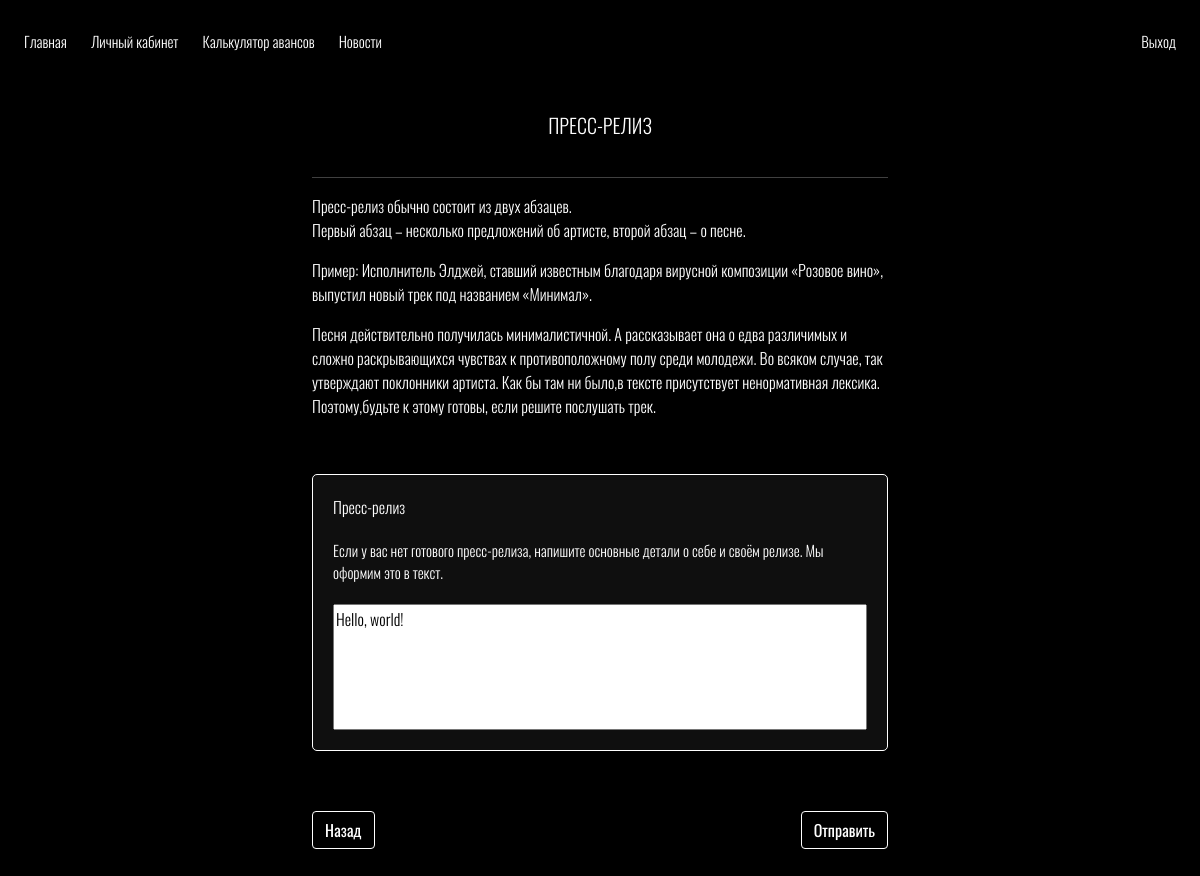
Page /marketing/press_release/ (signed in) on the earlier database version.
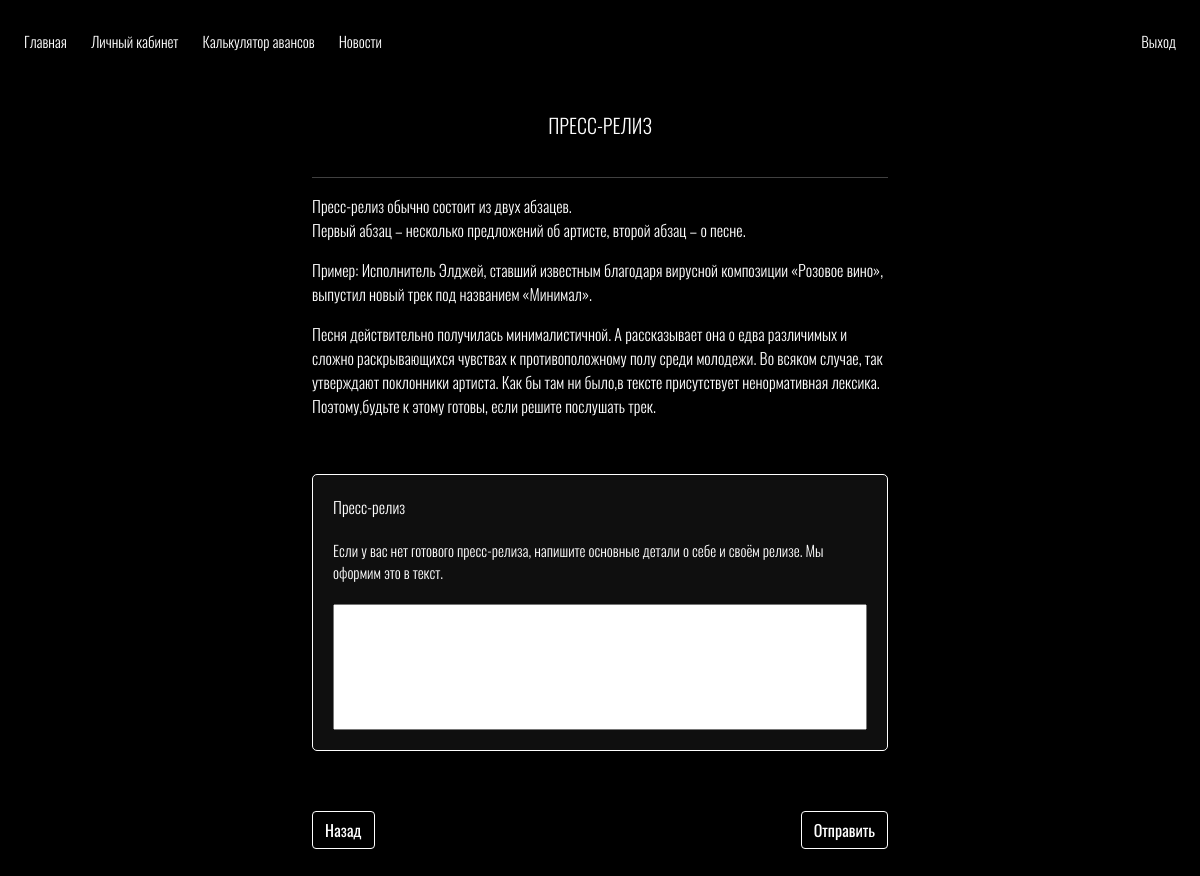
Same page on the later database version.
### marketing/models.py (models this page shows)
class PressRelease(models.Model):
    press_release = models.TextField(verbose_name='Пресс-релиз')
    user = models.ForeignKey(User, on_delete=models.CASCADE, null=True)

### marketing/views.py (the view, shortened to what this page needs)
# urls.py: path('press_release/', PressReleaseView.as_view(), name = 'press_release'),
class PressReleaseView(LoginRequiredMixin, FormView):
    template_name = 'marketing/press_release.html'
    form_class = PressReleaseForm
    form_title = 'Пресс-релиз'
    form_description = '<p>Пресс-релиз обычно состоит из двух абзацев.<br> Первый абзац – несколько предложений об артисте, второй абзац – о песне.</p> <p>Пример: Исполнитель Элджей, ставший известным благодаря вирусной композиции «Розовое вино», выпустил новый трек под названием «Минимал».</p> <p>Песня действительно получилась минималистичной. А рассказывает она о едва различимых и сложно раскрывающихся чувствах к противоположному полу среди молодежи. Во всяком случае, так утверждают поклонники артиста. Как бы там ни было,в тексте присутствует ненормативная лексика. Поэтому,будьте к этому готовы, если решите послушать трек.</p>'
    def get(self, request, *args, **kwargs):
        user = User.objects.get(username = request.user)
        objects = PressRelease.objects.filter(user_id = user.id).values()
        if len(objects) != 0:
            for item in objects:
                data = item
            data['user'] = user
            form = self.form_class(initial = data)
        else:
            form = self.form_class(initial = {'user': user})
        return render(request, self.template_name, {'form': form, 'form_title': self.form_title, 'form_description': self.form_description})

### marketing/forms.py
class PressReleaseForm(ModelForm):
    class Meta:
        model = PressRelease
        fields = '__all__'
        widgets = {
            'user': HiddenInput,
            'press_release': Textarea(attrs={'rows': 5})
        }
        help_texts = {
            'press_release': 'Если у вас нет готового пресс-релиза, напишите основные детали о себе и своём релизе. Мы оформим это в текст.',
        }

### marketing/templates/marketing/press_release.html (shortened to what this page needs)
{% extends 'base.html' %}
{% load static %}
{% block header %}
{% include '_nav.html' %}
{% endblock %}
{% block body %}
<div class="container-xxl !direction !spacing">
    <div class="row ${1| ,row-cols-2,row-cols-3, auto,justify-content-md-center,|}">
        <div class="col-md-6 col-sm-8 col-10 release-header">
            <h5>{{ form_title }}</h5><hr>
            {% autoescape off %}
            <p>{{ form_description }}</p>
            {% endautoescape %}
        </div>
    </div>
    <form method="POST" action="" novalidate enctype="multipart/form-data">
        <div class="row ${1| ,row-cols-2,row-cols-3, auto,justify-content-md-center,|}">
            <div class="col-md-6 col-sm-8 col-10 release-form">
                {% for item in form.visible_fields %}
                    <div>
                        <p>{{ item.label }}</p>
                        {% autoescape off %}
                        <p style="font-size: 15px;">{{ item.help_text }}</p>
                        {% endautoescape %}
                        <p>{{ item }}</p>
                    </div>
                {% endfor %}
            </div>
        </div>
        <div class="row ${1| ,row-cols-2,row-cols-3, auto,justify-content-md-center,|}">
            <div class="col-md-6 col-sm-8 col-10 release-button">
                <button class="btn button" type="button" onclick="history.back();">Назад</button>
                <button class="btn button" type="submit">Отправить</button>
            </div>
        </div>
    </form>
</div>
{% endblock %}

Differences in the rows shown:
removed PressRelease: visible_fields "Hello, world!"
